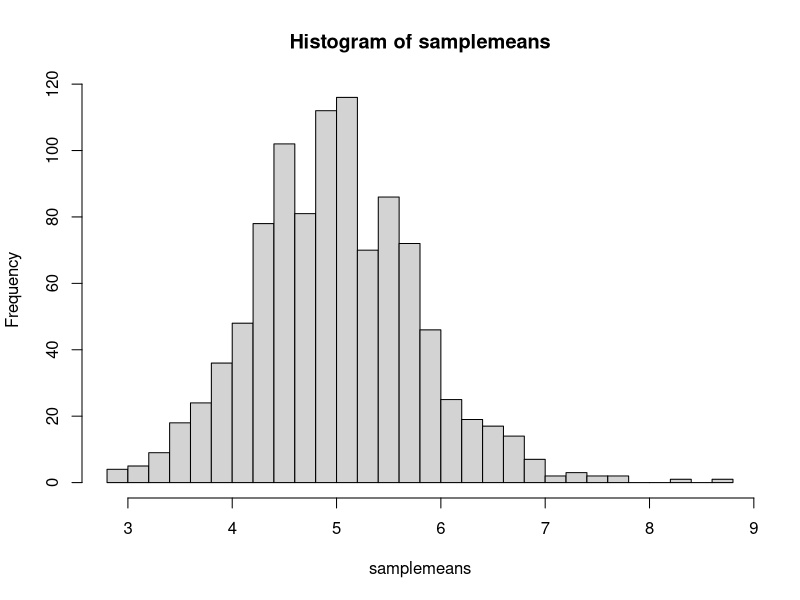
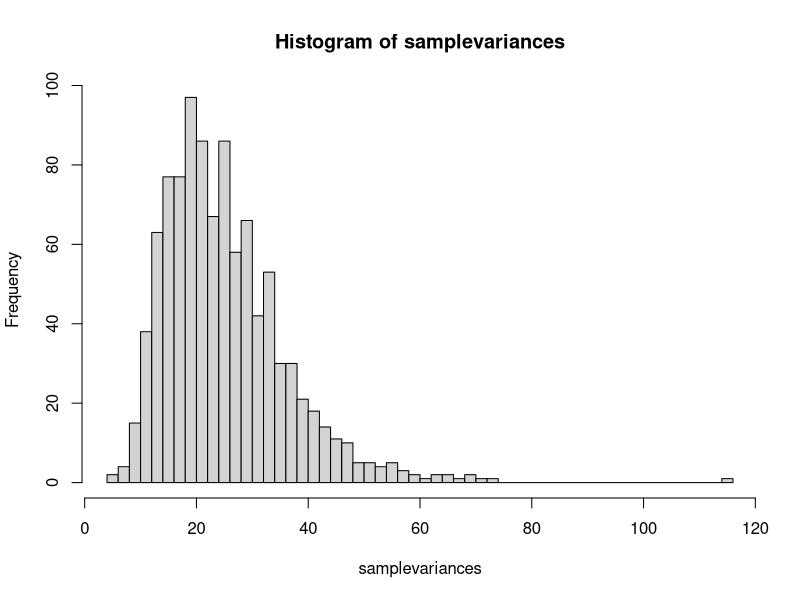
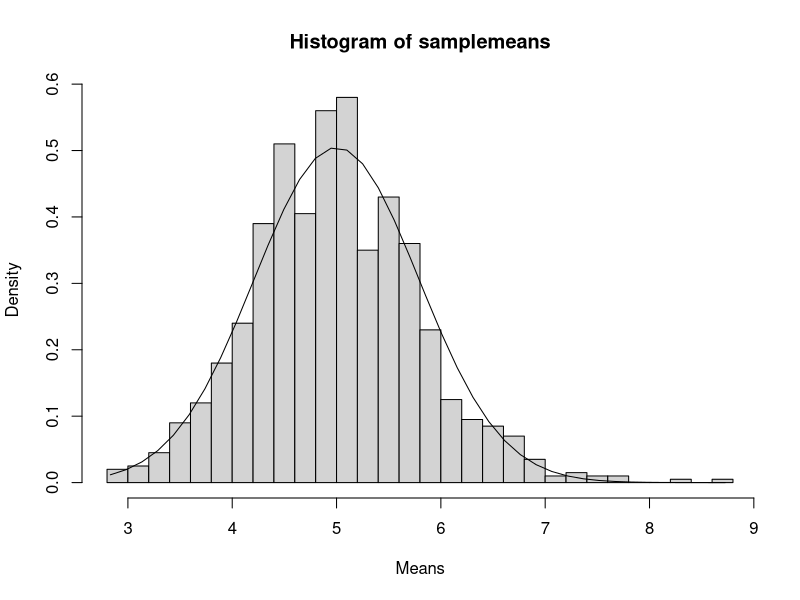
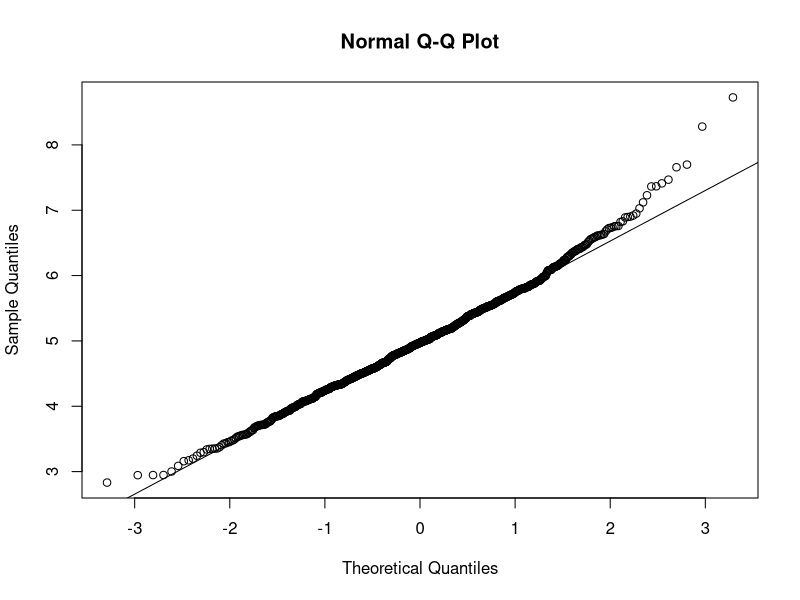

Write the R code that produced these figures, in order.
## ---- chunk 1
knitr::opts_chunk$set(echo = TRUE)
## ---- chunk 2
nsim <- 1000
lambda <- 0.2
n <- 40
samplemeans <- NULL
samplevariances <- NULL
for (i in 1:nsim) {
  samplemeans <- c(samplemeans, mean(rexp(n, lambda)))
  samplevariances <- c(samplevariances, var(rexp(n, lambda)))
}
rbind(c('Sample mean', 'Theoretical mean'), c(round(mean(samplemeans),3), 1/lambda))
hist(samplemeans, breaks=n)
## ---- chunk 3
rbind(c('Sample variance','Theoretical variance'),c(round(mean(samplevariances),3),(1/lambda)^2))
hist(samplevariances, breaks=n)
## ---- chunk 4
hist(samplemeans, breaks = n, prob = T, xlab = "Means")
x <- seq(min(samplemeans), max(samplemeans), length=n)
lines(x, dnorm(x, mean = 1/lambda, sd = (1/lambda/sqrt(n))))
qqnorm(samplemeans)
qqline(samplemeans)
